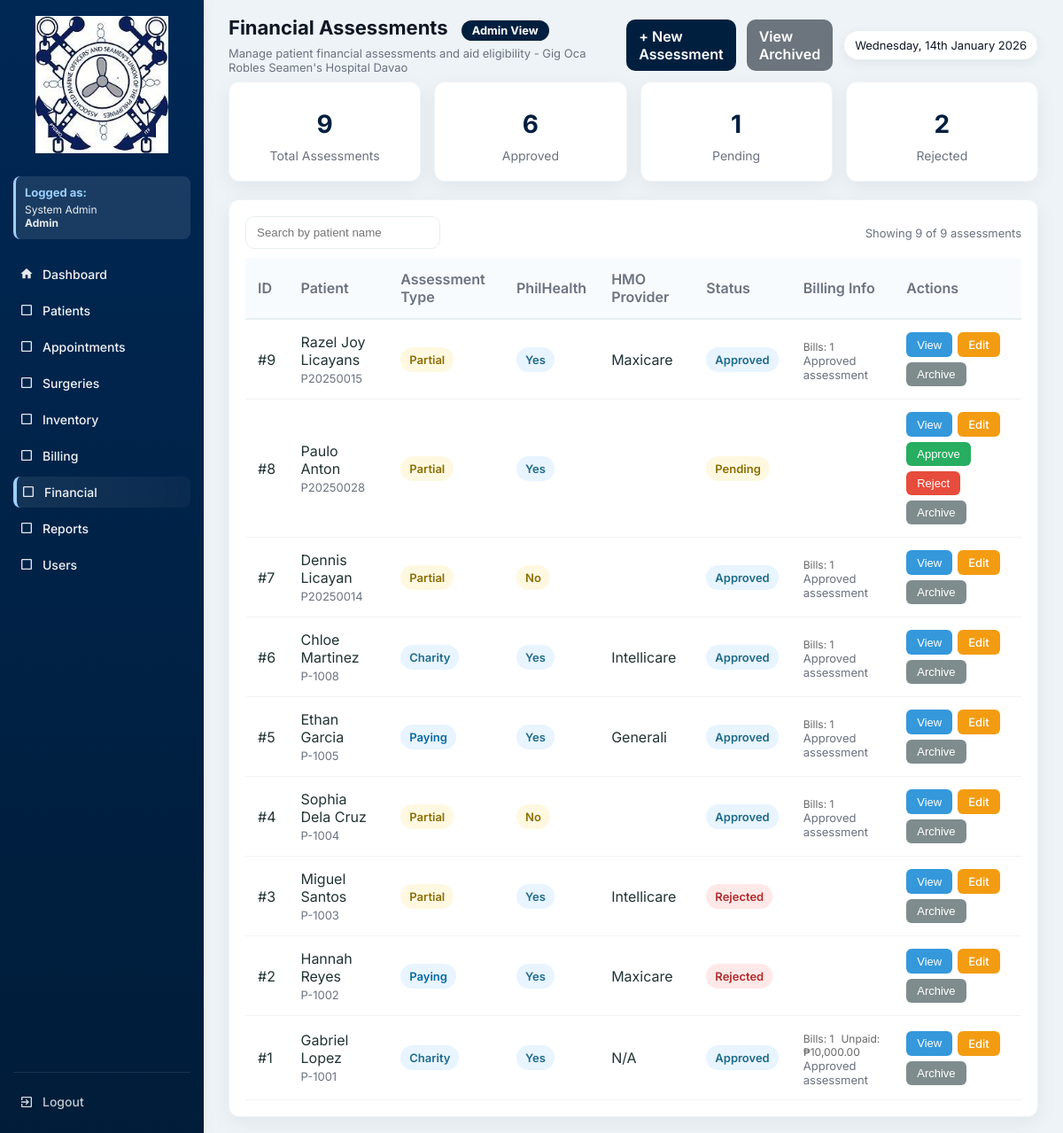
Page /financials.php?assessment_id=6 (signed in) on the committed database.
### tables this page shows
CREATE TABLE `financial_assessment` (
  `id` int(11) NOT NULL,
  `patient_id` int(11) DEFAULT NULL,
  `billing_id` int(11) DEFAULT NULL,
  `assessment_type` enum('Charity','Partial','Paying') DEFAULT NULL,
  `philhealth_eligible` tinyint(1) DEFAULT 0,
  `hmo_provider` varchar(100) DEFAULT NULL,
  `status` enum('Pending','Approved','Rejected') DEFAULT 'Pending',
  `is_archived` tinyint(1) DEFAULT 0,
  `archived_at` datetime DEFAULT NULL,
  `archived_by` int(11) DEFAULT NULL,
  `reviewed_at` datetime DEFAULT NULL,
  `reviewed_by` int(11) DEFAULT NULL,
  `created_at` timestamp NOT NULL DEFAULT current_timestamp()
);

CREATE TABLE `patients` (
  `id` int(11) NOT NULL,
  `patient_code` varchar(20) DEFAULT NULL,
  `first_name` varchar(100) DEFAULT NULL,
  `last_name` varchar(100) DEFAULT NULL,
  `gender` varchar(10) DEFAULT NULL,
  `sex` enum('Male','Female') DEFAULT NULL,
  `birth_date` date DEFAULT NULL,
  `phone` varchar(50) DEFAULT NULL,
  `address` text DEFAULT NULL,
  `guardian` varchar(100) DEFAULT NULL,
  `blood_type` varchar(10) DEFAULT NULL,
  `weight` decimal(5,2) DEFAULT NULL,
  `height` decimal(5,2) DEFAULT NULL,
  `pulse_rate` int(11) DEFAULT NULL,
  `temperature` decimal(4,2) DEFAULT NULL,
  `guardian_name` varchar(150) DEFAULT NULL,
  `created_at` timestamp NOT NULL DEFAULT current_timestamp(),
  `is_archived` tinyint(1) DEFAULT 0,
  `archived_at` datetime DEFAULT NULL,
  `archived_by` int(11) DEFAULT NULL
);

### financials.php (the view, shortened to what the rows shown need)
<?php
require 'config.php';
require 'functions.php';
$current_role = $_SESSION['role'] ?? 'Guest';
$current_user_id = $_SESSION['user_id'] ?? 0;
$current_user = fetchOne($conn, "SELECT role FROM users WHERE id = ?", "i", [$current_user_id]);
$is_admin = ($current_user['role'] ?? '') === 'Admin';
$is_social_worker = ($current_user['role'] ?? '') === 'SocialWorker';
$assessments_per_page = 10;
$current_page = isset($_GET['page']) ? max(1, intval($_GET['page'])) : 1;
$offset = ($current_page - 1) * $assessments_per_page;
$show_archived = isset($_GET['show']) && $_GET['show'] === 'archived';
$archive_condition = $show_archived ? "f.is_archived = 1" : "f.is_archived = 0";
$rows = fetchAll($conn, "
    SELECT
        f.*,
        p.first_name,
        p.last_name,
        p.patient_code,
        arch_user.full_name AS archived_by_name,
        COUNT(b.id) as bill_count,
        SUM(CASE WHEN b.status = 'Unpaid' THEN b.amount_due ELSE 0 END) as total_unpaid
    FROM financial_assessment f
    LEFT JOIN patients p ON f.patient_id = p.id
    LEFT JOIN users arch_user ON f.archived_by = arch_user.id
    LEFT JOIN billing b ON f.id = b.financial_assessment_id
    WHERE {$archive_condition}
    GROUP BY f.id
    ORDER BY f.id DESC
    LIMIT $offset, $assessments_per_page
", null, []);
?>
<!DOCTYPE html>
<html lang="en">
<head>
</head>
<body>
  <div class="app">
    <div class="main" id="mainContent">
      <div class="topbar">
        <div class="top-left">
          <h1>Financial Assessments <?php echo $show_archived ? '(Archived)' : ''; ?>
            <span class="role-badge role-<?php echo strtolower($current_role); ?>">
              <?php echo htmlspecialchars($current_role); ?> View
            </span>
          </h1>
        </div>
      </div>
      <div class="table-wrap" id="financialsSection">
        <table id="financialsTable" aria-label="Financial assessments table">
          <thead>
            <tr>
              <th>ID</th>
              <th>Patient</th>
              <th>Assessment Type</th>
              <th>PhilHealth</th>
              <th>HMO Provider</th>
              <th>Status</th>
              <th>Billing Info</th>
              <th>Actions</th>
            </tr>
          </thead>
          <tbody>
            <?php if (count($rows) > 0): ?>
              <?php foreach($rows as $r): ?>
                <?php
                $type_class = [
                    'Charity' => 'type-charity',
                    'Partial' => 'type-partial',
                    'Paying' => 'type-paying'
                ][$r['assessment_type']] ?? 'type-partial';
                $status_class = [
                    'Pending' => 'pending',
                    'Approved' => 'approved',
                    'Rejected' => 'cancelled'
                ][$r['status']] ?? 'pending';
                $philhealth_text = $r['philhealth_eligible'] ? 'Yes' : 'No';
                $philhealth_class = $r['philhealth_eligible'] ? 'approved' : 'pending';
                $bill_count = $r['bill_count'] ?? 0;
                $total_unpaid = $r['total_unpaid'] ?? 0;
                $billing_display = "";
                if ($bill_count > 0) {
                    $billing_display = "<div class='billing-info'><span>Bills: {$bill_count}</span>";
                    if ($total_unpaid > 0) {
                        $billing_display .= "<span>Unpaid: ₱" . number_format($total_unpaid, 2) . "</span>";
                    }
                    $billing_display .= "</div>";
                }
                ?>
                <tr data-assessment-id="<?php echo h($r['id']); ?>" <?php echo !empty($r['is_archived']) ? 'style="background-color: rgba(149, 165, 166, 0.1);"' : ''; ?>>
                  <td>#<?php echo h($r['id']); ?></td>
                  <td>
                    <?php echo h($r['first_name'] . ' ' . $r['last_name']); ?><br>
                    <small class="muted"><?php echo h($r['patient_code'] ?? ''); ?></small>
                  </td>
                  <td><span class="type <?php echo $type_class; ?>"><?php echo h($r['assessment_type']); ?></span></td>
                  <td><span class="status <?php echo $philhealth_class; ?>"><?php echo $philhealth_text; ?></span></td>
                  <td><?php echo h($r['hmo_provider'] ?? 'N/A'); ?></td>
                  <td>
                    <span class="status <?php echo $status_class; ?>"><?php echo h($r['status']); ?></span>
                  </td>
                  <td>
                    <?php echo $billing_display; ?>
                    <?php if ($r['status'] === 'Approved'): ?>
                      <div class="muted">Approved assessment</div>
                    <?php endif; ?>
                  </td>
                  <td style="white-space: nowrap;">
                    <div class="action-buttons">
                      <button type="button" class="action-btn view-btn" onclick="viewAssessment(<?php echo h($r['id']); ?>)">View</button>
                      <a href="financial_form.php?id=<?php echo h($r['id']); ?>" class="action-btn edit-btn">Edit</a>
                      <?php if ($r['status'] === 'Pending' && ($is_admin || $is_social_worker) && empty($r['is_archived'])): ?>
                        <?php $patientName = addslashes(h($r['first_name'] . ' ' . $r['last_name'])); ?>
                        <button type="button" class="action-btn approve-btn" onclick="confirmApprove(<?php echo h($r['id']); ?>, '<?php echo $patientName; ?>')">Approve</button>
                        <button type="button" class="action-btn reject-btn" onclick="confirmReject(<?php echo h($r['id']); ?>, '<?php echo $patientName; ?>')">Reject</button>
                      <?php endif; ?>
                      <?php if (($is_admin || $is_social_worker)): ?>
                        <?php $patientName = addslashes(h($r['first_name'] . ' ' . $r['last_name'])); ?>
                        <?php if (!empty($r['is_archived'])): ?>
                          <button type="button" class="action-btn restore-btn" onclick="confirmRestore(<?php echo h($r['id']); ?>, '<?php echo $patientName; ?>')">Restore</button>
                        <?php else: ?>
                          <button type="button" class="action-btn archive-btn" onclick="confirmArchive(<?php echo h($r['id']); ?>, '<?php echo $patientName; ?>')">Archive</button>
                        <?php endif; ?>
                      <?php endif; ?>
                    </div>
                  </td>
                </tr>
              <?php endforeach; ?>
            <?php endif; ?>
          </tbody>
        </table>
      </div>
    </div>
  </div>
</body>
</html>

### rows in the picture
financial_assessment: id "9", patient.last_name "Razel Joy Licayans", patient.patient_code "P20250015", assessment_type "Partial", philhealth_eligible "Yes", hmo_provider "Maxicare", status "Approved", bill_count "1", shows "Approved assessment"
financial_assessment: id "8", patient.last_name "Paulo Anton", patient.patient_code "P20250028", assessment_type "Partial", philhealth_eligible "Yes", status "Pending"
financial_assessment: id "7", patient.last_name "Dennis Licayan", patient.patient_code "P20250014", assessment_type "Partial", philhealth_eligible "No", status "Approved", bill_count "1", shows "Approved assessment"
financial_assessment: id "6", patient.last_name "Chloe Martinez", patient.patient_code "P-1008", assessment_type "Charity", philhealth_eligible "Yes", hmo_provider "Intellicare", status "Approved", bill_count "1", shows "Approved assessment"
financial_assessment: id "5", patient.last_name "Ethan Garcia", patient.patient_code "P-1005", assessment_type "Paying", philhealth_eligible "Yes", hmo_provider "Generali", status "Approved", bill_count "1", shows "Approved assessment"
financial_assessment: id "4", patient.last_name "Sophia Dela Cruz", patient.patient_code "P-1004", assessment_type "Partial", philhealth_eligible "No", status "Approved", bill_count "1", shows "Approved assessment"
financial_assessment: id "3", patient.last_name "Miguel Santos", patient.patient_code "P-1003", assessment_type "Partial", philhealth_eligible "Yes", hmo_provider "Intellicare", status "Rejected"
financial_assessment: id "2", patient.last_name "Hannah Reyes", patient.patient_code "P-1002", assessment_type "Paying", philhealth_eligible "Yes", hmo_provider "Maxicare", status "Rejected"
financial_assessment: id "1", patient.last_name "Gabriel Lopez", patient.patient_code "P-1001", assessment_type "Charity", philhealth_eligible "Yes", hmo_provider "N/A", status "Approved", bill_count "1", total_unpaid "10,000.00", shows "Approved assessment"

### other values in the picture
$current_name "System Admin"
$current_role "Admin"
$label "Patients"
$label "Appointments"
$label "Surgeries"
$label "Inventory"
$label "Billing"
$label "Financial"
$label "Reports"
$label "Users"
$total_stats['total'] "9"
$approved_stats['total'] "6"
$pending_stats['total'] "1"
$rejected_stats['total'] "2"
count($rows) "9"
